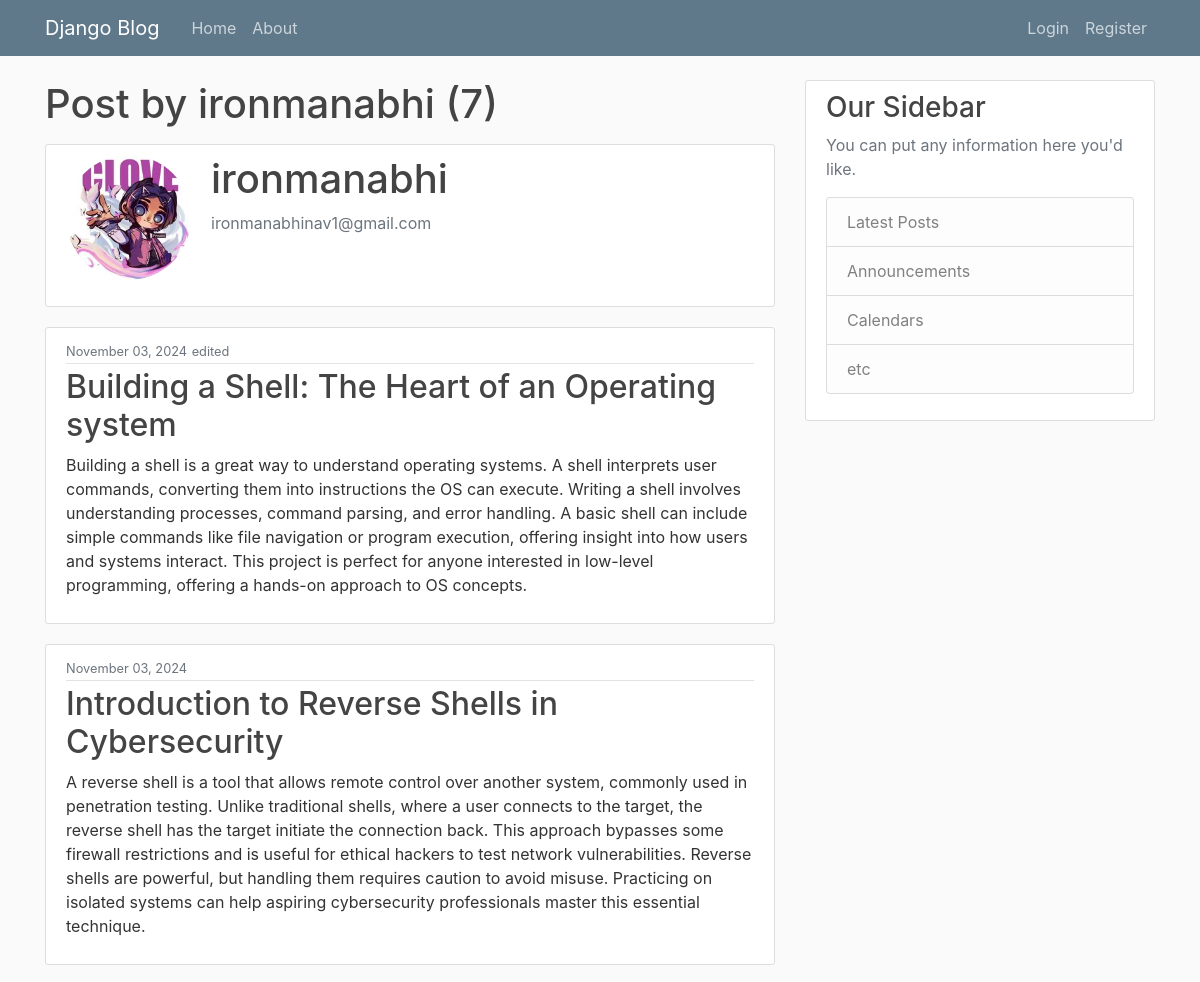
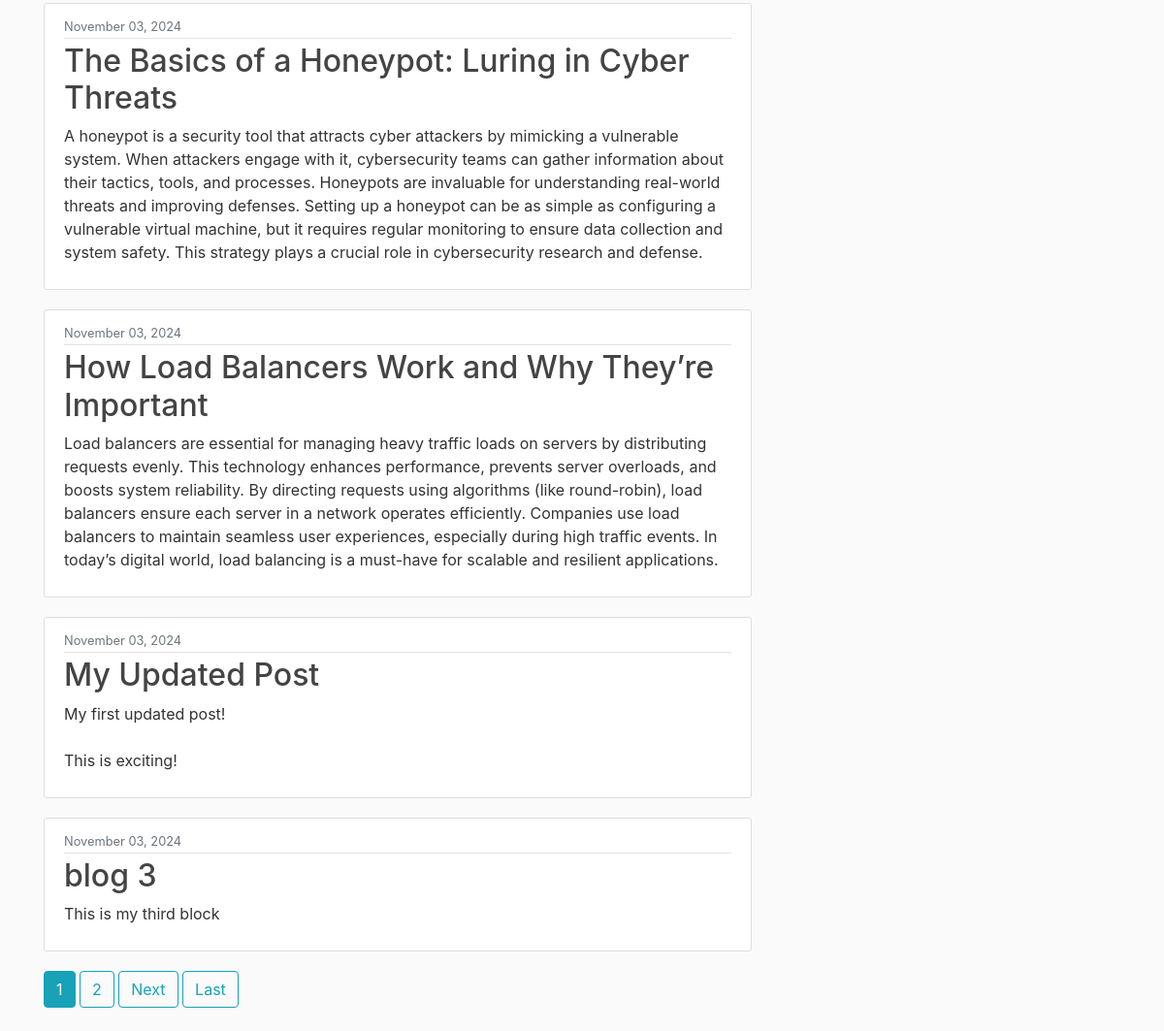
The page /user/ironmanabhi on the database its author committed (2 pictures, top to bottom).
### users/models.py (models this page shows, shortened)
class Profile(models.Model):
    user = models.OneToOneField(User, on_delete=models.CASCADE)
    image = models.ImageField(default='default.jpg', upload_to='profile_pics')

### blog/models.py (models this page shows, shortened)
class Post(models.Model):
    title = models.CharField(max_length=100)
    content = models.TextField()
    date_posted = models.DateTimeField(default=timezone.now)
    author = models.ForeignKey(User, on_delete=models.CASCADE)
    edited = models.IntegerField(default=0)

### blog/views.py (the view)
# urls.py: path("user/<str:username>", UserPostListView.as_view(), name="user-posts"),
class UserPostListView(ListView):
    model = Post
    template_name = 'blog/user_posts.html'
    context_object_name = 'posts'
    paginate_by = 6
    def get_queryset(self):
        user = get_object_or_404(User, username=self.kwargs.get('username'))
        return Post.objects.filter(author=user).order_by('-date_posted')
    def get_context_data(self, **kwargs):
        context = super().get_context_data(**kwargs)
        context['viewed_user'] = get_object_or_404(User, username=self.kwargs.get('username'))
        return context

### blog/templates/blog/user_posts.html (shortened to what this page needs)
{% extends "blog/base.html" %} {% block content %}
<h1 class="mb-3">Post by {{ viewed_user.username }} ({{ page_obj.paginator.count }})</h1>
<div class="content-section">
    <div class="media">
      <img
        class="rounded-circle account-img"
        src="{{ viewed_user.profile.image.url }}"
      />
      <div class="media-body">
        <h2 class="account-heading">{{ viewed_user.username }}</h2>
        <p class="text-secondary">{{ viewed_user.email }}</p>
      </div>
    </div>
</div>
{% for post in posts %}
<article class="media content-section">
  <div class="media-body">
    <div class="article-metadata">
      <small class="text-muted">{{ post.date_posted|date:"F d, Y" }}</small>
      {% if post.edited == 1 %}
      <small class="text-muted">edited</small>
      {% endif %}
    </div>
    <h2>
      <a class="article-title" href="{% url 'post-details' post.id %}">
        {{ post.title }}
      </a>
    </h2>
    <p class="article-content">{{ post.content }}</p>
  </div>
</article>
{% endfor %}
{% if is_paginated %}
  {% for num in page_obj.paginator.page_range %}
    {% if num == page_obj.number %}
      <a class="btn btn-info mb-4" href="?page={{ num }}">{{ num }}</a>
    {% else %}
      {% if num > page_obj.number|add:"-3" and num < page_obj.number|add:"3" %}
        <a class="btn btn-outline-info mb-4" href="?page={{ num }}">{{ num }}</a>
      {% endif %}
    {% endif %}
  {% endfor %}
  {% if page_obj.has_next %}
    <a class="btn btn-outline-info mb-4" href="?page={{ page_obj.next_page_number }}">Next</a>
    <a class="btn btn-outline-info mb-4" href="?page={{page_obj.paginator.num_pages}}">Last</a>
  {% endif %}
{% endif %}
{% endblock content %}

### blog/static/blog/main.css (style rules this page uses)
body { background: #fafafa; color: #333333; margin-top: 5rem; }
h1, h2, h3, h4, h5, h6 { color: #444444; }
.content-section { background: #ffffff; padding: 10px 20px; border: 1px solid #dddddd; border-radius: 3px; margin-bottom: 20px; }
.article-title { color: #444444; }
.article-content { white-space: pre-line; }
.article-metadata { padding-bottom: 1px; margin-bottom: 4px; border-bottom: 1px solid #e3e3e3; }
.account-img { height: 125px; width: 125px; margin-right: 20px; margin-bottom: 16px; }
.account-heading { font-size: 2.5rem; }

### rows shown on the page
Post: date_posted "November 03, 2024", edited "edited", title "Building a Shell: The Heart of an Operating system", content "Building a shell is a great way to understand operating systems. A shell interprets user commands, converting them into instructions the OS can execute. Writing a shell involves understanding processes, command parsing, and error handling. A basic shell can include simple commands like file navigation or program execution, offering insight into how users and systems interact. This project is perfect for anyone interested in low-level programming, offering a hands-on approach to OS concepts."
Post: date_posted "November 03, 2024", title "Introduction to Reverse Shells in Cybersecurity", content "A reverse shell is a tool that allows remote control over another system, commonly used in penetration testing. Unlike traditional shells, where a user connects to the target, the reverse shell has the target initiate the connection back. This approach bypasses some firewall restrictions and is useful for ethical hackers to test network vulnerabilities. Reverse shells are powerful, but handling them requires caution to avoid misuse. Practicing on isolated systems can help aspiring cybersecurity professionals master this essential technique."
Post: date_posted "November 03, 2024", title "The Basics of a Honeypot: Luring in Cyber Threats", content "A honeypot is a security tool that attracts cyber attackers by mimicking a vulnerable system. When attackers engage with it, cybersecurity teams can gather information about their tactics, tools, and processes. Honeypots are invaluable for understanding real-world threats and improving defenses. Setting up a honeypot can be as simple as configuring a vulnerable virtual machine, but it requires regular monitoring to ensure data collection and system safety. This strategy plays a crucial role in cybersecurity research and defense."
Post: date_posted "November 03, 2024", title "How Load Balancers Work and Why They’re Important", content "Load balancers are essential for managing heavy traffic loads on servers by distributing requests evenly. This technology enhances performance, prevents server overloads, and boosts system reliability. By directing requests using algorithms (like round-robin), load balancers ensure each server in a network operates efficiently. Companies use load balancers to maintain seamless user experiences, especially during high traffic events. In today’s digital world, load balancing is a must-have for scalable and resilient applications."
Post: date_posted "November 03, 2024", title "My Updated Post", content "My first updated post! This is exciting!"
Post: date_posted "November 03, 2024", title "blog 3", content "This is my third block"

### other values the page prints
{{ viewed_user.username }} "ironmanabhi"
{{ page_obj.paginator.count }} "7"
{{ viewed_user.email }} "ironmanabhinav1@gmail.com"
{{ num }} "1"
{{ num }} "2"
